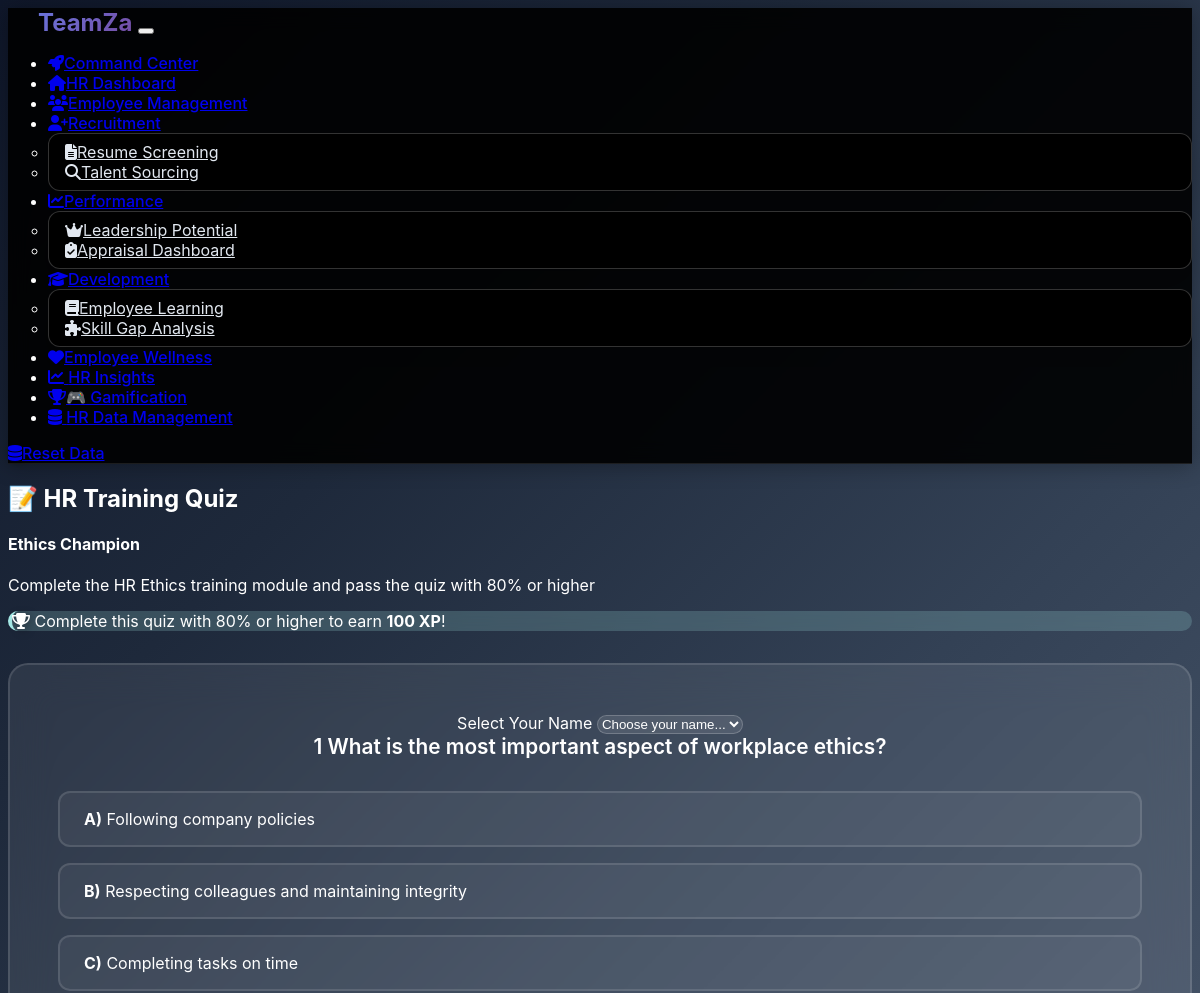
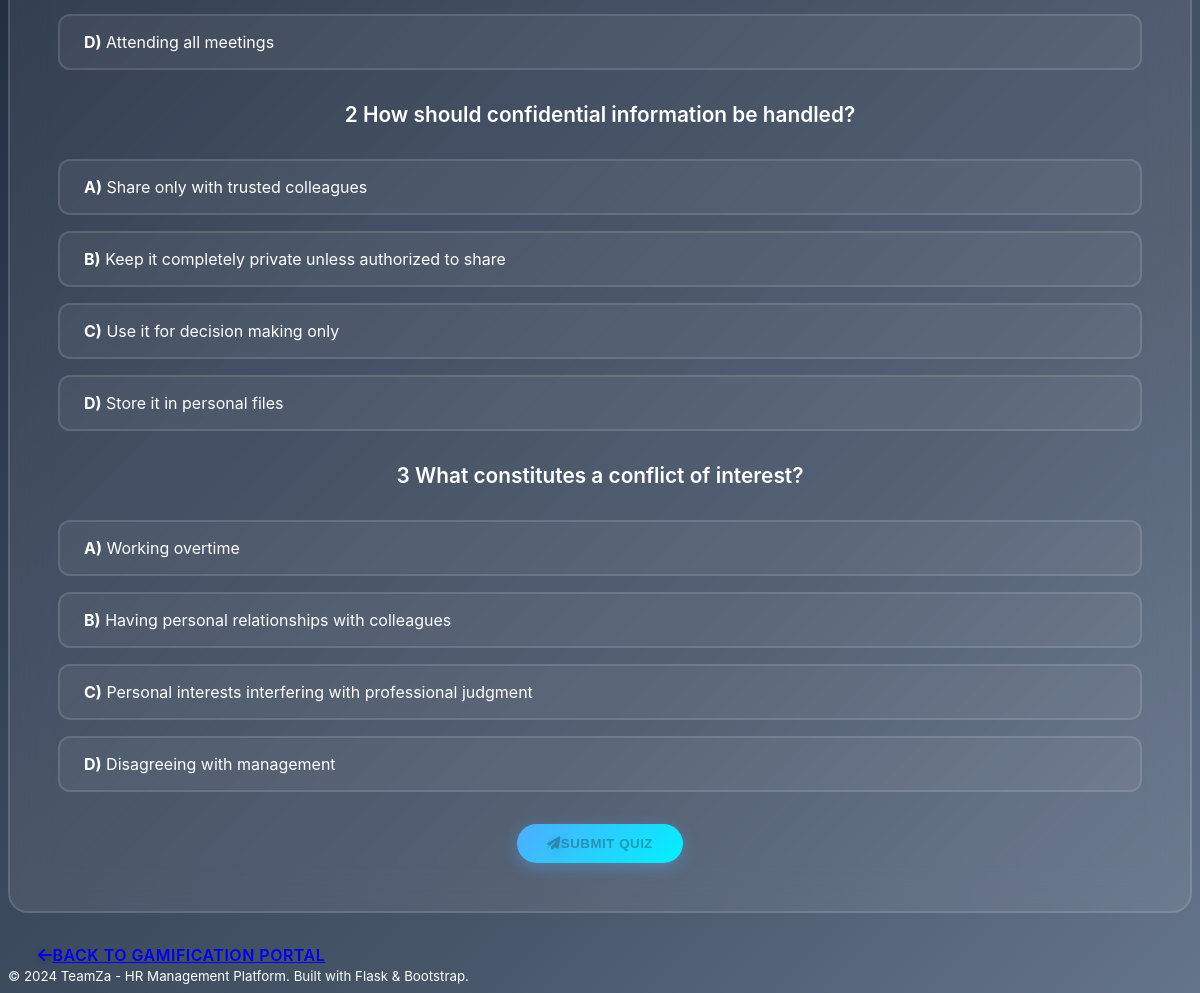
The page /gamification/quiz/1 on the database its author committed (2 pictures, top to bottom).
### models.py (models this page shows, shortened)
class Challenge(db.Model):
    id = db.Column(db.Integer, primary_key=True)
    title = db.Column(db.String(200), nullable=False)
    description = db.Column(Text, nullable=False)
    xp_reward = db.Column(db.Integer, default=50)
    challenge_type = db.Column(db.String(50), default='training')  # training, quiz, module, custom
    requirements = db.Column(Text)  # JSON string of requirements
    deadline = db.Column(db.DateTime)
    is_active = db.Column(db.Boolean, default=True)
    created_by = db.Column(db.String(100), default='HR Admin')
    created_at = db.Column(db.DateTime, default=datetime.utcnow)

### routes.py (the view)
@app.route('/gamification/quiz/<int:challenge_id>')
def take_quiz(challenge_id):
    from models import Challenge, Quiz
    challenge = Challenge.query.get_or_404(challenge_id)
    quiz_questions = Quiz.query.filter_by(module_name='Ethics').limit(5).all()  # Sample quiz
    if not quiz_questions:
        sample_questions = [
            {
                'question': 'What is the most important aspect of workplace ethics?',
                'option_a': 'Following company policies',
                'option_b': 'Respecting colleagues and maintaining integrity',
                'option_c': 'Completing tasks on time',
                'option_d': 'Attending all meetings',
                'correct_answer': 'B',
                'explanation': 'Workplace ethics is fundamentally about respect and integrity in all professional interactions.'
            },
            {
                'question': 'How should confidential information be handled?',
                'option_a': 'Share only with trusted colleagues',
                'option_b': 'Keep it completely private unless authorized to share',
                'option_c': 'Use it for decision making only',
                'option_d': 'Store it in personal files',
                'correct_answer': 'B',
                'explanation': 'Confidential information should only be shared when properly authorized.'
            },
            {
                'question': 'What constitutes a conflict of interest?',
                'option_a': 'Working overtime',
                'option_b': 'Having personal relationships with colleagues',
                'option_c': 'Personal interests interfering with professional judgment',
                'option_d': 'Disagreeing with management',
                'correct_answer': 'C',
                'explanation': 'A conflict of interest occurs when personal interests could compromise professional judgment.'
            }
        ]
        for q_data in sample_questions:
            quiz = Quiz(
                module_name='Ethics',
                question=q_data['question'],
                option_a=q_data['option_a'],
                option_b=q_data['option_b'],
                option_c=q_data['option_c'],
                option_d=q_data['option_d'],
                correct_answer=q_data['correct_answer'],
                explanation=q_data['explanation']
            )
            db.session.add(quiz)
        db.session.commit()
        quiz_questions = Quiz.query.filter_by(module_name='Ethics').limit(5).all()
    return render_template('quiz.html', challenge=challenge, questions=quiz_questions)

### templates/quiz.html (shortened to what this page needs)
{% extends "base.html" %}
{% block content %}
<div class="container">
    <div class="row justify-content-center">
        <div class="col-lg-8">
            <div class="text-center mb-4">
                <h2 class="display-5 fw-bold text-primary">📝 HR Training Quiz</h2>
                <h4 class="text-muted">{{ challenge.title }}</h4>
                <p class="lead">{{ challenge.description }}</p>
                <div class="alert alert-info">
                    <i class="fas fa-trophy me-2"></i>
                    Complete this quiz with 80% or higher to earn <strong>{{ challenge.xp_reward }} XP</strong>!
                </div>
            </div>
        </div>
    </div>
    <div class="row justify-content-center">
        <div class="col-lg-8">
            <div class="quiz-container">
                <form method="POST" action="{{ url_for('submit_quiz') }}" id="quizForm">
                    <div class="mb-4">
                        <label for="employee_id" class="form-label">Select Your Name</label>
                        <select class="form-select" id="employee_id" name="employee_id" required>
                            <option value="">Choose your name...</option>
                        </select>
                    </div>
                    {% for question in questions %}
                    <div class="quiz-question-container mb-5">
                        <div class="quiz-question">
                            <span class="badge bg-primary me-2">{{ loop.index }}</span>
                            {{ question.question }}
                        </div>
                        <div class="quiz-options">
                            <div class="quiz-option" onclick="selectOption(this, {{ question.id }}, 'A')">
                                <label for="q{{ question.id }}_a" class="w-100 mb-0">
                                    <strong>A)</strong> {{ question.option_a }}
                                </label>
                            </div>
                            <div class="quiz-option" onclick="selectOption(this, {{ question.id }}, 'B')">
                                <label for="q{{ question.id }}_b" class="w-100 mb-0">
                                    <strong>B)</strong> {{ question.option_b }}
                                </label>
                            </div>
                            <div class="quiz-option" onclick="selectOption(this, {{ question.id }}, 'C')">
                                <label for="q{{ question.id }}_c" class="w-100 mb-0">
                                    <strong>C)</strong> {{ question.option_c }}
                                </label>
                            </div>
                            <div class="quiz-option" onclick="selectOption(this, {{ question.id }}, 'D')">
                                <label for="q{{ question.id }}_d" class="w-100 mb-0">
                                    <strong>D)</strong> {{ question.option_d }}
                                </label>
                            </div>
                        </div>
                    </div>
                    {% endfor %}
                    <div class="text-center mt-5">
                        <button type="submit" class="btn btn-success btn-lg" id="submitQuiz" disabled>
                            <i class="fas fa-paper-plane me-2"></i>Submit Quiz
                        </button>
                    </div>
                </form>
            </div>
        </div>
    </div>
    <div class="text-center mt-4">
        <a href="{{ url_for('gamification') }}" class="btn btn-outline-light">
            <i class="fas fa-arrow-left me-2"></i>Back to Gamification Portal
        </a>
    </div>
</div>
{% endblock %}

### static/css/custom.css (style rules this page uses)
:root { --primary-gradient: linear-gradient(135deg, #667eea 0%, #764ba2 100%); --secondary-gradient: linear-gradient(135deg, #f093fb 0%, #f5576c 100%); --success-gradient: linear-gradient(135deg, #4facfe 0%, #00f2fe 100%); --warning-gradient: linear-gradient(135deg, #f6d365 0%, #fda085 100%); --info-gradient: linear-gradient(135deg, #a8edea 0%, #fed6e3 100%); --dark-gradient: linear-gradient(135deg, #2c3e50 0%, #4a6741 100%); --gamification-gradient: linear-gradient(135deg, #ff6b6b 0%, #feca57 50%, #48dbfb 100%); --card-shadow: 0 15px 35px rgba(0, 0, 0, 0.1); --card-hover-shadow: 0 25px 50px rgba(0, 0, 0, 0.15); --border-radius: 20px; --small-radius: 12px; --transition: all 0.4s cubic-bezier(0.25, 0.46, 0.45, 0.94); --text-primary: #ffffff; --text-secondary: #e2e8f0; --text-muted: #94a3b8; --bg-overlay: rgba(15, 23, 42, 0.95); --glass-bg: rgba(255, 255, 255, 0.08); --glass-border: rgba(255, 255, 255, 0.12); --xp-color: #fbbf24; --badge-gold: #f59e0b; --badge-silver: #94a3b8; --badge-bronze: #f97316; --challenge-active: #10b981; --challenge-completed: #06b6d4; }
body { background: linear-gradient(135deg, #0f172a 0%, #1e293b 25%, #334155 50%, #475569 75%, #64748b 100%); background-attachment: fixed; min-height: 100vh; font-family: 'Inter', 'Segoe UI', system-ui, -apple-system, sans-serif; color: var(--text-primary); overflow-x: hidden; }
.btn { border-radius: 25px; font-weight: 600; text-transform: uppercase; letter-spacing: 0.5px; transition: var(--transition); border: none; padding: 12px 30px; }
.btn-success { background: var(--success-gradient); box-shadow: 0 4px 15px rgba(79, 172, 254, 0.4); }
.form-control, .form-select { background: rgba(255, 255, 255, 0.1); border: 1px solid rgba(255, 255, 255, 0.2); border-radius: 10px; color: var(--text-primary); transition: var(--transition); }
.alert { border: none; border-radius: var(--border-radius); backdrop-filter: blur(10px); }
.alert-info { background: rgba(168, 237, 234, 0.2); border-left: 4px solid #a8edea; }
.form-select option { background: rgba(0, 0, 0, 0.9) !important; color: var(--text-primary) !important; }
.fa, .fas, .far { filter: drop-shadow(2px 2px 4px rgba(0, 0, 0, 0.3)); }
.fade-in { animation: fadeIn 0.6s ease-in; }
.slide-in-left { animation: slideInLeft 0.6s ease-out; }
.quiz-container { background: var(--glass-bg); backdrop-filter: blur(20px); border: 2px solid var(--glass-border); border-radius: var(--border-radius); padding: 3rem; margin: 2rem 0; text-align: center; }
.quiz-question { font-size: 1.3rem; font-weight: 600; margin-bottom: 2rem; color: var(--text-primary); }
.quiz-options { display: grid; gap: 1rem; margin: 2rem 0; }
.quiz-option { background: rgba(255, 255, 255, 0.05); border: 2px solid var(--glass-border); border-radius: var(--small-radius); padding: 1rem 1.5rem; cursor: pointer; transition: var(--transition); text-align: left; }

### templates/quiz.html (style rules this page uses)
.quiz-question-container { opacity: 0; animation: slideInLeft 0.6s ease-out forwards; }

### rows shown on the page
Challenge: title "Ethics Champion", description "Complete the HR Ethics training module and pass the quiz with 80% or higher", xp_reward "100"

### other values the page prints
{{ question.question }} "What is the most important aspect of workplace ethics?" "How should confidential information be handled?" "What constitutes a conflict of interest?"
{{ question.option_a }} "Following company policies" "Share only with trusted colleagues" "Working overtime"
{{ question.option_b }} "Respecting colleagues and maintaining integrity" "Keep it completely private unless authorized to share" "Having personal relationships with colleagues"
{{ question.option_c }} "Completing tasks on time" "Use it for decision making only" "Personal interests interfering with professional judgment"
{{ question.option_d }} "Attending all meetings" "Store it in personal files" "Disagreeing with management"
